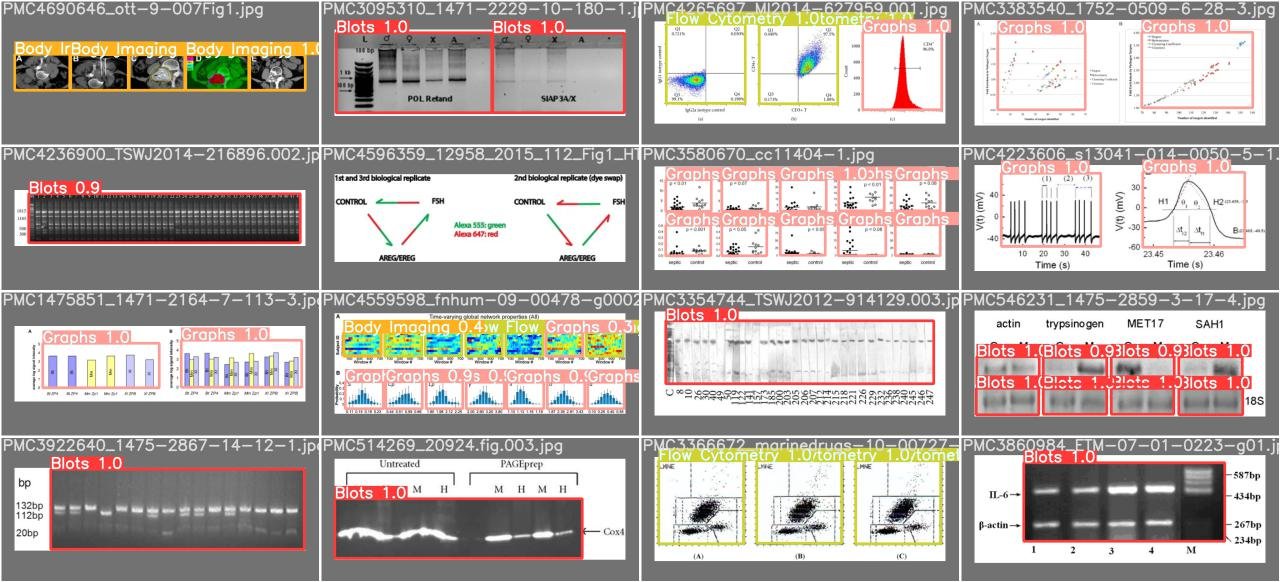
#> input picture panel-extractor/runs/test/exp/test_batch0_pred.jpg, 1280 x 582 px
$ python -i image_descriptor.py   (imports and definitions only)
#> lines starting #> are read from the running program, lines starting #| are printed output that depends on the picture
from typing import List, Tuple
import cyvlfeat
import cv2
import numpy as np
from PIL import Image
from src.sila_image_descriptor import sift_detect_rsift_describe # sila method

from skimage.filters import gaussian

# To speedup everything, test isolate modules, and let it running if ok

CLAHE_APPLIER = cv2.createCLAHE(clipLimit=2.0, tileGridSize=(8, 8))

# [156 lines left out: functions vlfeat_sift, vlfeat_dsift, vlfeat_phow, not called in this run]


# Keeps doubling the size of the given <image> and respective <mask> up to the point of having
# more pixels than <min_image_size>.
# Returns the re-sized image and mask, and the number of times they were re-sized.
def _increase_image_if_necessary(image, mask=None, min_image_size=10000):
    resize_count = 0

    while image.shape[0] * image.shape[1] < min_image_size:
        image = cv2.resize(image, (0, 0), fx=2.0, fy=2.0)

        if mask is not None:
            mask = cv2.resize(mask, (0, 0), fx=2.0, fy=2.0)

        resize_count = resize_count + 1

    return image, mask, resize_count

def cv_sift(input_image,
            kp_count=2000,
            hist_equalization = True,
            contrastThreshold = 0.0,
            sigma = 3.2,
            eps=1e-7,
            root_sift = True,
            flip = False

            ) -> Tuple[List, List]:
    """
    Using cv2 library generates sift descriptors
    Parameters:
        input_image: path to image

    Return:
        Keypoints List(x,y) -- shape = (N, 2) , N number of keypoints found
        Descriptors List(feats) -- shape = (N, 128)
    """
#> called with kp_count = 2000, hist_equalization = True, contrastThreshold = 0, sigma = 3.2, eps = 1e-07, root_sift = True, flip = False


    im = np.array(Image.open(input_image)).astype(np.uint8)
#> im is the input picture: shape (582, 1280, 3); mean R, G, B 174.5, 166.7, 162.6
    if flip:
        im = cv2.flip(im, 1)
    im, _, resize_count = _increase_image_if_necessary(im)
#> after the loop in _increase_image_if_necessary, `while image.shape[0] * image.shape[1] < min_image_size:`: resize_count = 0
#> resize_count = 0

    # Convert to gray
    if len(im.shape) > 2:
        im = cv2.cvtColor(im.astype(np.uint8), cv2.COLOR_RGB2GRAY)
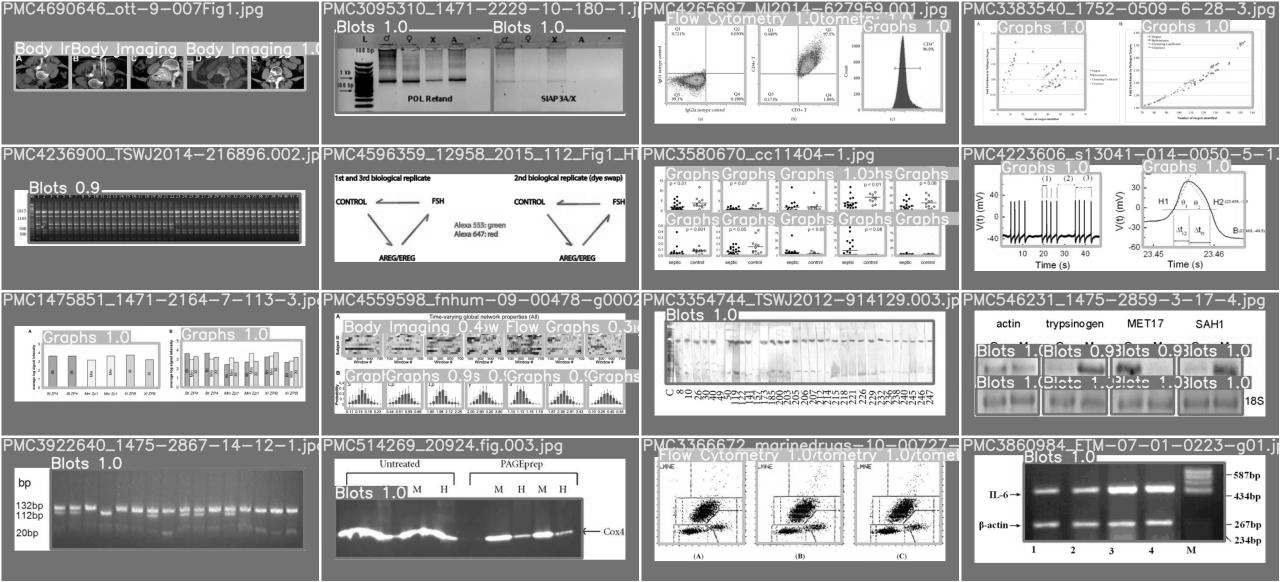
#> im: shape (582, 1280); min 0, max 255, mean 168.6

    if hist_equalization:
        # applies CLAHE histogram equalization over the given image
        im = CLAHE_APPLIER.apply(im)
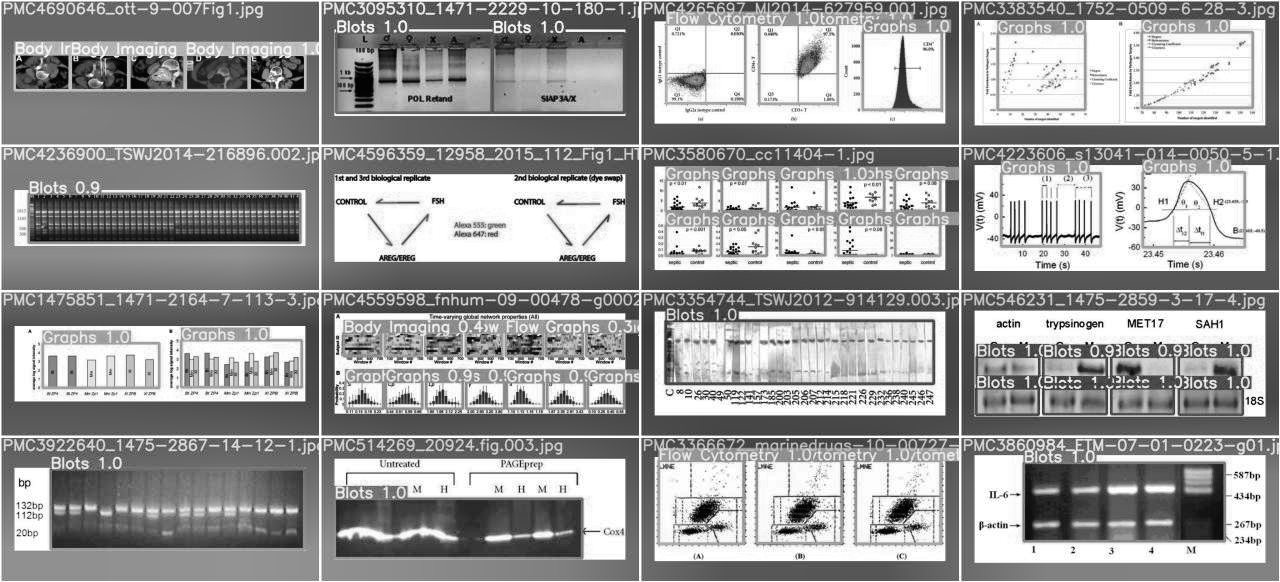
#> im: shape (582, 1280); min 0, max 255, mean 155.4

    # SIFT object
    sift_detector = cv2.SIFT_create(nfeatures=kp_count,
                                    contrastThreshold=contrastThreshold,
                                    sigma=sigma)

    # detects SIFT keypoints over the given image
    keypoints = sift_detector.detect(im)
#> keypoints = 2000 keypoints; strongest (x, y, size): (688, 531, 5.4), (903, 100, 12.8), (785, 531, 5.2), (1203, 516, 32.9)


    # if no keypoints were detected, returns empty keypoints and descriptions
    if len(keypoints) == 0:
        return np.array([]), np.array([])

    # sorts the obtained keypoints according to their response, and keeps only the top-<kp_count> ones
    keypoints = sorted(keypoints, key=lambda k: k.response, reverse=True)
    del keypoints[kp_count:]

    # describes the remaining keypoints
    keypoints, descriptions = sift_detector.compute(im, keypoints)
    descriptions = descriptions / (descriptions.sum(axis=1, keepdims=True) + eps)
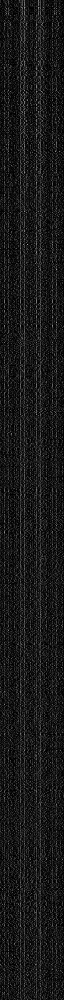
#> descriptions: shape (2000, 128) float32 (shown at 1/2 size); min 0, max 0.0802, mean 0.00781; drawn with min black and max white
    descriptions = np.sqrt(descriptions)
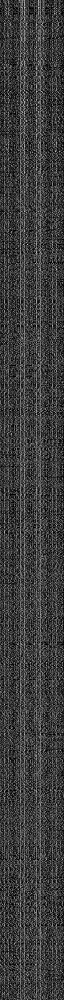
#> descriptions: shape (2000, 128) float32 (shown at 1/2 size); min 0, max 0.283, mean 0.067; drawn with min black and max white


    # re-adjusts the obtained keypoints according to the change of image size
    if resize_count > 0:
        for kp in keypoints:
            kp.pt = (kp.pt[0] / (2.0 ** resize_count), kp.pt[1] / (2.0 ** resize_count))
            kp.size = kp.size / (2.0 ** resize_count)


    keypoints = np.array([ (int(np.round(k.pt[0],1)), int(np.round(k.pt[1],1)))
                        for k in keypoints])
#> keypoints = 2000 pairs, first value 8 to 1275, second value 4 to 569

    if root_sift:
        descriptions = descriptions / (descriptions.sum(axis=1, keepdims=True) + eps)
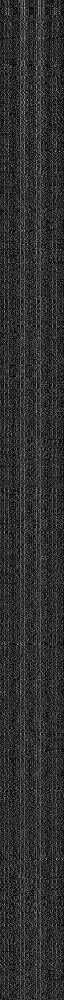
#> descriptions: shape (2000, 128) float32 (shown at 1/2 size); min 0, max 0.0421, mean 0.00781; drawn with min black and max white
        descriptions = np.sqrt(descriptions)
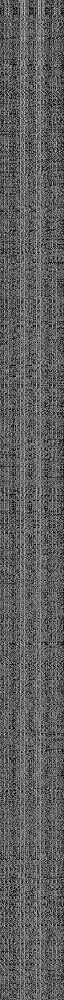
#> descriptions: shape (2000, 128) float32 (shown at 1/2 size); min 0, max 0.205, mean 0.0761; drawn with min black and max white


    return keypoints, descriptions


# [29 lines left out: function sila_method, not called in this run]

>>> result = cv_sift('../../panel-extractor/runs/test/exp/test_batch0_pred.jpg')

$ run again, on panel-extractor/runs/test/exp/test_batch1_pred.jpg
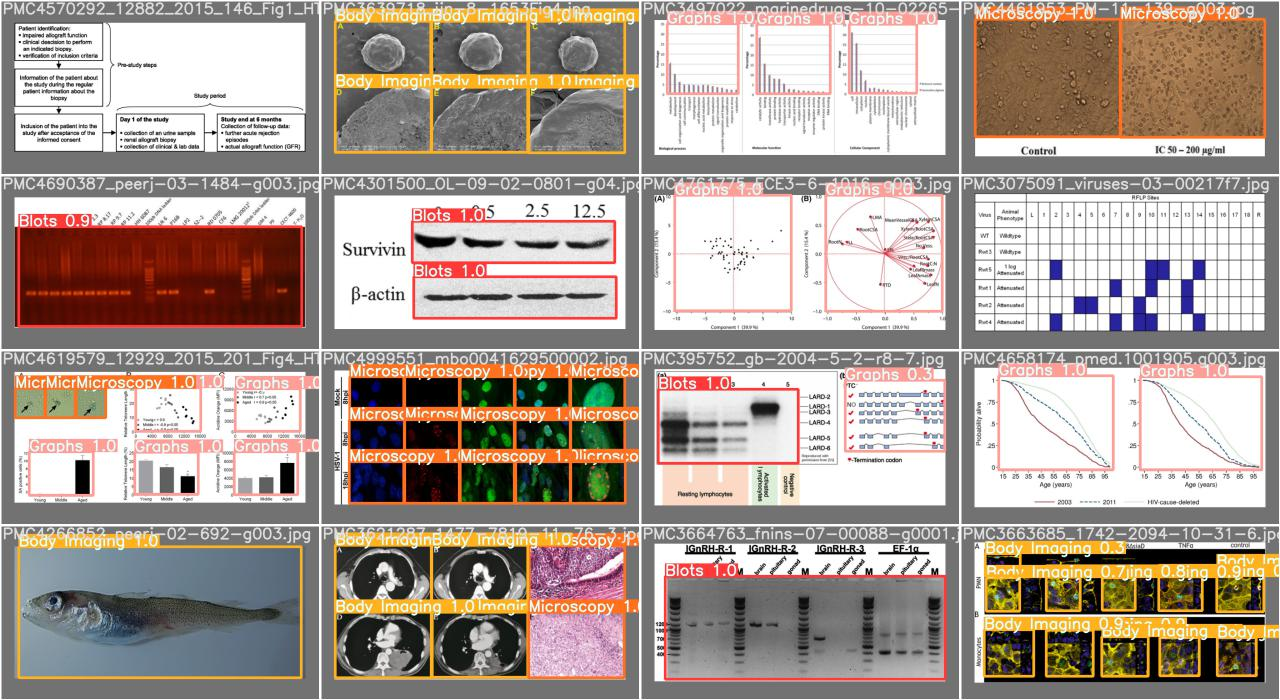
#> input picture panel-extractor/runs/test/exp/test_batch1_pred.jpg, 1280 x 700 px
#> in cv_sift, im is the input picture: shape (700, 1280, 3); mean R, G, B 170.1, 157.5, 149.2
#> after the loop in _increase_image_if_necessary, `while image.shape[0] * image.shape[1] < min_image_size:`: resize_count = 0
#> in cv_sift, `im = CLAHE_APPLIER.apply(im)`:
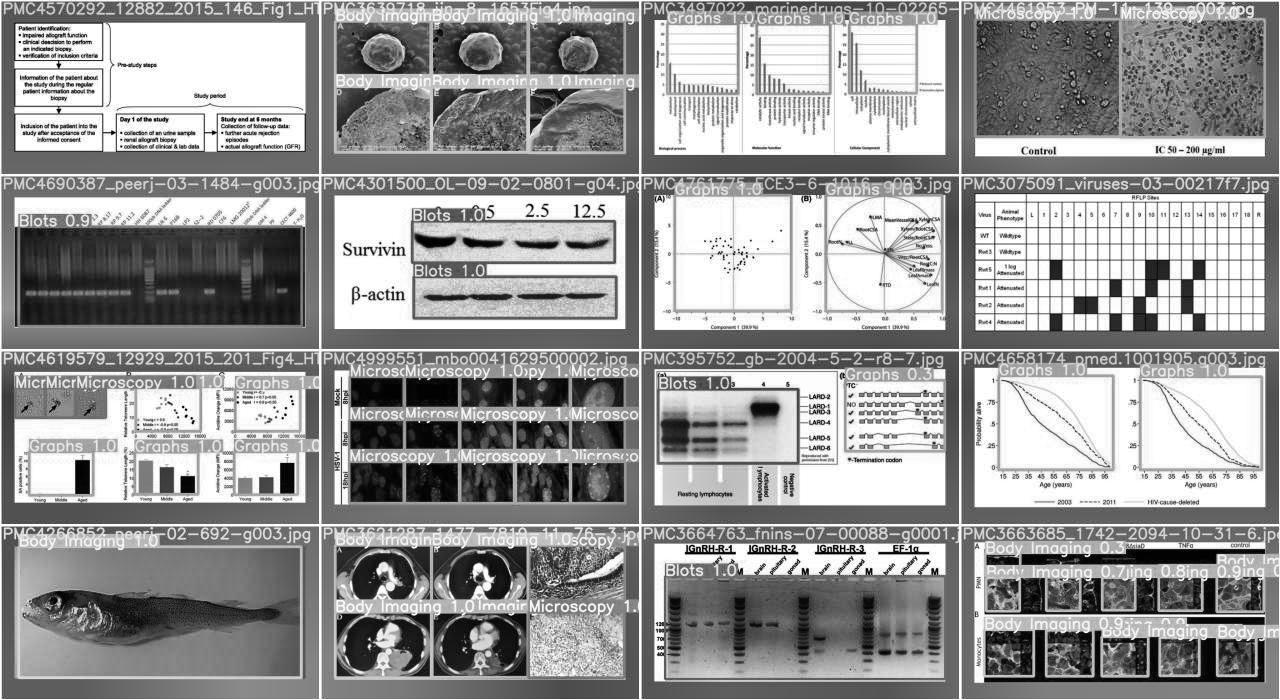
#> im: shape (700, 1280); min 0, max 255, mean 152.2
#> in cv_sift, `keypoints = sift_detector.detect(im)`: keypoints = 2001 keypoints; strongest (x, y, size): (188, 484, 10.7), (1115, 288, 10.5), (287, 470, 10.5), (1157, 270, 16.4)
#> in cv_sift, `keypoints, descriptions = sift_detector.compute(im, keypoints)`: keypoints = 2000 keypoints; strongest (x, y, size): (188, 484, 10.7), (1115, 288, 10.5), (287, 470, 10.5), (1157, 270, 16.4)
#> in cv_sift, `keypoints = np.array([ (int(np.round(k.pt[0],1)), int(np.round(k.pt[1]..`: keypoints = 2000 pairs, first value 9 to 1273, second value 4 to 678
#> in cv_sift, `descriptions = np.sqrt(descriptions)`:
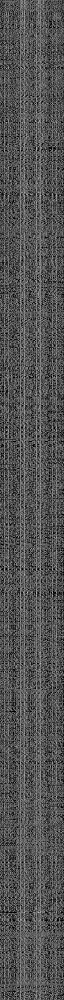
#> descriptions: shape (2000, 128) float32 (shown at 1/2 size); min 0, max 0.233, mean 0.0761; drawn with min black and max white

$ run again, on panel-extractor/runs/test/exp/test_batch2_pred.jpg
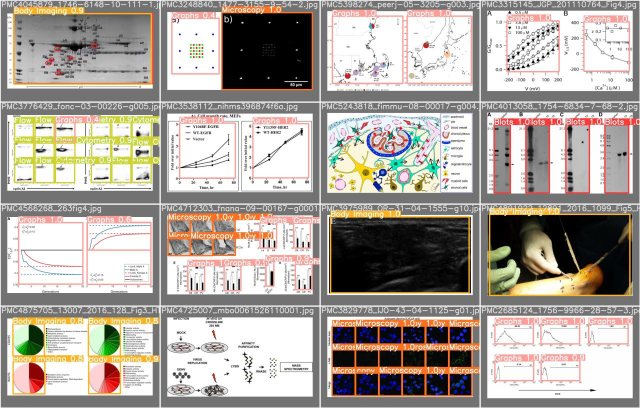
#> input picture panel-extractor/runs/test/exp/test_batch2_pred.jpg, 1280 x 816 px (shown at 1/2 size)
#> in cv_sift, im is the input picture: shape (816, 1280, 3); mean R, G, B 172.1, 164.6, 157.4
#> after the loop in _increase_image_if_necessary, `while image.shape[0] * image.shape[1] < min_image_size:`: resize_count = 0
#> in cv_sift, `im = CLAHE_APPLIER.apply(im)`:
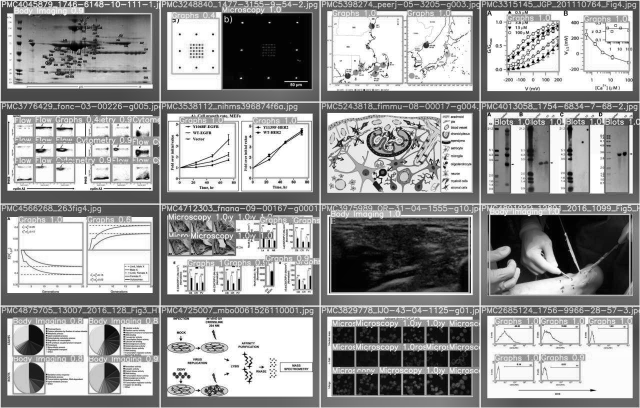
#> im: shape (816, 1280) (shown at 1/2 size); min 0, max 255, mean 154.4
#> in cv_sift, `keypoints = sift_detector.detect(im)`: keypoints = 2000 keypoints; strongest (x, y, size): (1106, 99, 3.7), (1056, 131, 4), (1056, 87, 4), (1086, 114, 3.6)
#> in cv_sift, `keypoints = np.array([ (int(np.round(k.pt[0],1)), int(np.round(k.pt[1]..`: keypoints = 2000 pairs, first value 10 to 1275, second value 4 to 791
#> in cv_sift, `descriptions = np.sqrt(descriptions)`:
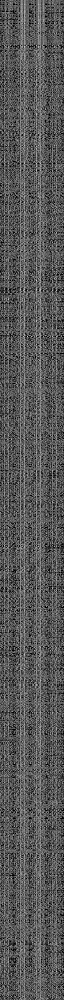
#> descriptions: shape (2000, 128) float32 (shown at 1/2 size); min 0, max 0.222, mean 0.0762; drawn with min black and max white
